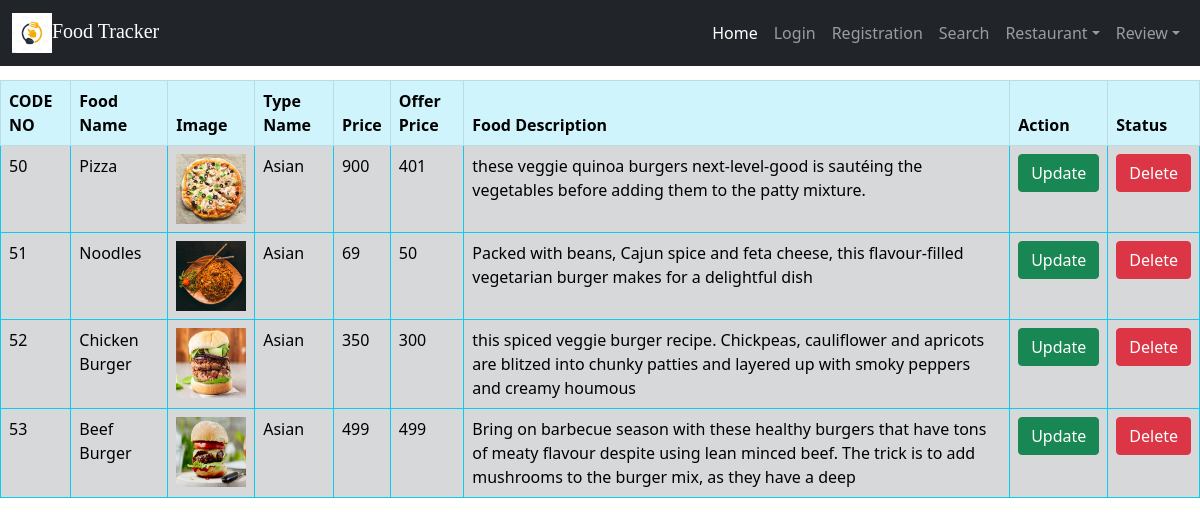
The app's page /view_chill_food.php with its own data.
### tables this page shows
CREATE TABLE `Chillox` (
  `id` int(11) NOT NULL,
  `code_no` varchar(255) NOT NULL,
  `food_name` varchar(250) NOT NULL,
  `image_name` varchar(255) NOT NULL,
  `typ_name` varchar(250) NOT NULL,
  `food_desc` varchar(255) NOT NULL,
  `price` float NOT NULL,
  `offer_price` float NOT NULL,
  `origin` varchar(250) NOT NULL
);

### view_chill_food.php (the view, shortened to what this page needs)
<!DOCTYPE html>
<html lang="en">
<head>
    <link rel="stylesheet" href="css/bootstrap.min.css">
</head>
<body>
    <?php
    include('include/nav_bar.php');
    ?>
    <div style="margin-top: 80px;">
        <?php
        $sql = "SELECT * FROM chillox";
        if ($result = mysqli_query($conn, $sql)) {
            if (mysqli_num_rows($result) > 0) {
        ?>
                <div class="table-responsive">
                    <table class="table table-secondary table-hover table-bordered border-info table-striped">
                        <thead class="table-info">
                            <tr>
                                <th>CODE NO</th>
                                <th>Food Name</th>
                                <th>Image</th>
                                <th>Type Name</th>
                                <th>Price</th>
                                <th>Offer Price</th>
                                <th>Food Description</th>
                                <th>Action</th>
                                <th>Status</th>
                            </tr>
                        </thead>
                        <tbody>
                            <?php while ($row = mysqli_fetch_array($result)) { ?>
                                <tr>
                                    <td><?php echo $row['code_no']; ?></td>
                                    <td><?php echo $row['food_name']; ?></td>
                                    <td><img src="upload/<?php echo $row['image_name']; ?>" alt="food image" width="70px" height="70px"></td>
                                    <td><?php echo $row['typ_name']; ?></td>
                                    <td><?php echo $row['price']; ?></td>
                                    <td><?php echo $row['offer_price']; ?></td>
                                    <td><?php echo $row['food_desc']; ?></td>
                                    <td><a href="update_product.php?store=<?php echo $row['origin']; ?>&&update=<?php echo $row['id']; ?>" class="btn btn-success">Update</a></td>
                                    <td><a href="update_product.php?store=<?php echo $row['origin']; ?>&&delete=<?php echo $row['id']; ?>" class="btn btn-danger">Delete</a></td>
                                </tr>
                        </tbody>
                    <?php } ?>
                    </table>
                </div>
        <?php
            } else {
                echo "No record Matching";
            }
        } else {
            echo "Error:Could not able to execure $sql." . mysqli_error($conn);
        }
        ?>
</body>
</html>

### records on screen
chillox: code_no "50", food_name "Pizza", image_name (picture), typ_name "Asian", price "900", offer_price "401", food_desc "these veggie quinoa burgers next-level-good is sautéing the vegetables before adding them to the patty mixture."
chillox: code_no "51", food_name "Noodles", image_name (picture), typ_name "Asian", price "69", offer_price "50", food_desc "Packed with beans, Cajun spice and feta cheese, this flavour-filled vegetarian burger makes for a delightful dish"
chillox: code_no "52", food_name "Chicken Burger", image_name (picture), typ_name "Asian", price "350", offer_price "300", food_desc "this spiced veggie burger recipe. Chickpeas, cauliflower and apricots are blitzed into chunky patties and layered up with smoky peppers and creamy houmous"
chillox: code_no "53", food_name "Beef Burger", image_name (picture), typ_name "Asian", price "499", offer_price "499", food_desc "Bring on barbecue season with these healthy burgers that have tons of meaty flavour despite using lean minced beef. The trick is to add mushrooms to the burger mix, as they have a deep"
